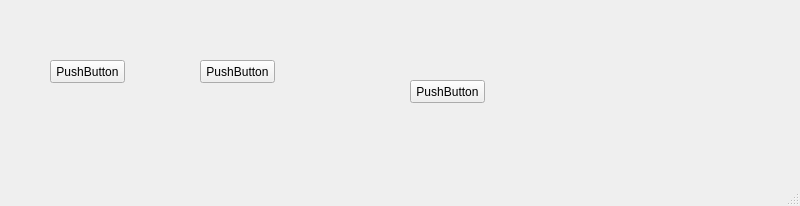
<?xml version="1.0" encoding="UTF-8"?>
<ui version="4.0">
 <class>MainWindow</class>
 <widget class="QMainWindow" name="MainWindow">
  <property name="geometry">
   <rect>
    <x>0</x>
    <y>0</y>
    <width>800</width>
    <height>206</height>
   </rect>
  </property>
  <property name="windowTitle">
   <string>MainWindow</string>
  </property>
  <widget class="QWidget" name="centralwidget">
   <widget class="QPushButton" name="pushButton">
    <property name="geometry">
     <rect>
      <x>50</x>
      <y>60</y>
      <width>75</width>
      <height>23</height>
     </rect>
    </property>
    <property name="text">
     <string>PushButton</string>
    </property>
   </widget>
   <widget class="QPushButton" name="pushButton_2">
    <property name="geometry">
     <rect>
      <x>200</x>
      <y>60</y>
      <width>75</width>
      <height>23</height>
     </rect>
    </property>
    <property name="text">
     <string>PushButton</string>
    </property>
   </widget>
   <widget class="QPushButton" name="pushButton_3">
    <property name="geometry">
     <rect>
      <x>410</x>
      <y>80</y>
      <width>75</width>
      <height>23</height>
     </rect>
    </property>
    <property name="text">
     <string>PushButton</string>
    </property>
   </widget>
  </widget>
  <widget class="QMenuBar" name="menubar">
   <property name="geometry">
    <rect>
     <x>0</x>
     <y>0</y>
     <width>800</width>
     <height>21</height>
    </rect>
   </property>
  </widget>
  <widget class="QStatusBar" name="statusbar"/>
 </widget>
 <resources/>
 <connections/>
</ui>
